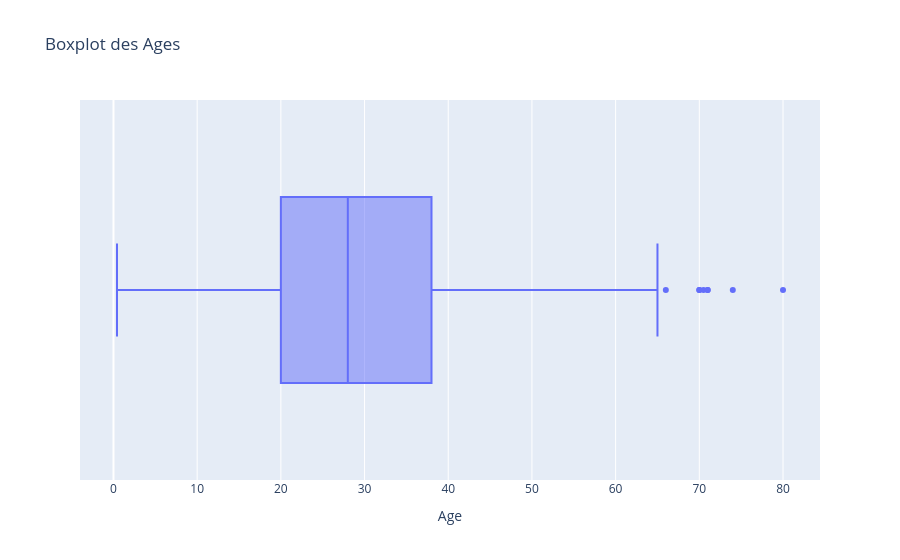
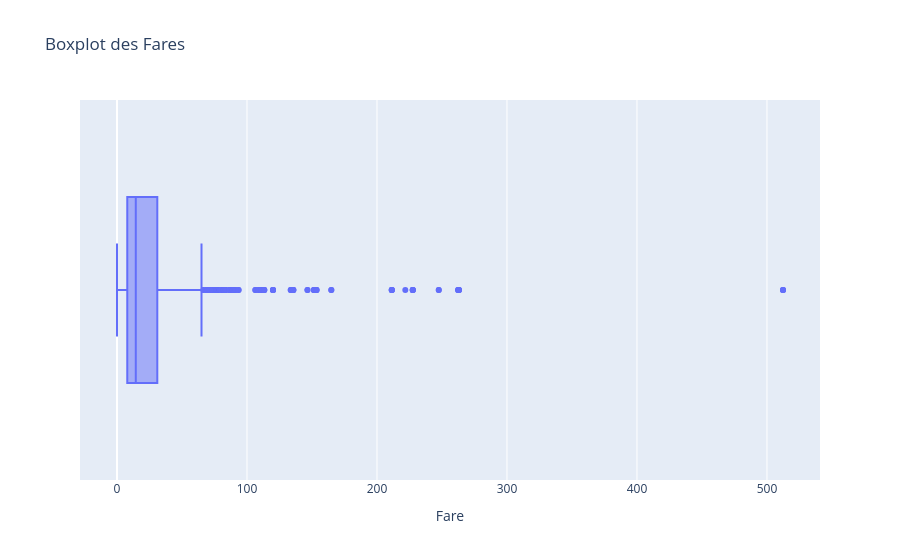

Source (notebook cell) for these figures, in order:
### Markdown cell above
Boxplot des variables continues mis à part PassengerId

### Code cell
fig_age = px.box(
    df,
    x="Age",
    title="Boxplot des Ages",
    points="outliers",
)
fig_age.show()


fig_prix = px.box(
    df,
    x="Fare",
    title="Boxplot des Fares",
    points="outliers",
)
fig_prix.show()

### Figure 1 — Plotly figure (JSON) as saved in the notebook; plotly's stock layout.template omitted (floating-point values rounded to 4 significant figures; data arrays with more than 128 entries replaced by an {"elided": "..."} marker saying what was removed)
{"data": [{"alignmentgroup": "True", "boxpoints": "outliers", "hovertemplate": "Age=%{x}<extra></extra>", "legendgroup": "", "marker": {"color": "#636efa"}, "name": "", "notched": false, "offsetgroup": "", "orientation": "h", "showlegend": false, "type": "box", "x": {"elided": "891 float values"}, "x0": " ", "xaxis": "x", "y0": " ", "yaxis": "y"}], "layout": {"boxmode": "group", "legend": {"tracegroupgap": 0}, "title": {"text": "Boxplot des Ages"}, "xaxis": {"anchor": "y", "domain": [0.0, 1.0], "title": {"text": "Age"}}, "yaxis": {"anchor": "x", "domain": [0.0, 1.0]}}}

### Figure 2 — Plotly figure (JSON) as saved in the notebook; plotly's stock layout.template omitted (floating-point values rounded to 4 significant figures; data arrays with more than 128 entries replaced by an {"elided": "..."} marker saying what was removed)
{"data": [{"alignmentgroup": "True", "boxpoints": "outliers", "hovertemplate": "Fare=%{x}<extra></extra>", "legendgroup": "", "marker": {"color": "#636efa"}, "name": "", "notched": false, "offsetgroup": "", "orientation": "h", "showlegend": false, "type": "box", "x": {"elided": "891 float values"}, "x0": " ", "xaxis": "x", "y0": " ", "yaxis": "y"}], "layout": {"boxmode": "group", "legend": {"tracegroupgap": 0}, "title": {"text": "Boxplot des Fares"}, "xaxis": {"anchor": "y", "domain": [0.0, 1.0], "title": {"text": "Fare"}}, "yaxis": {"anchor": "x", "domain": [0.0, 1.0]}}}
